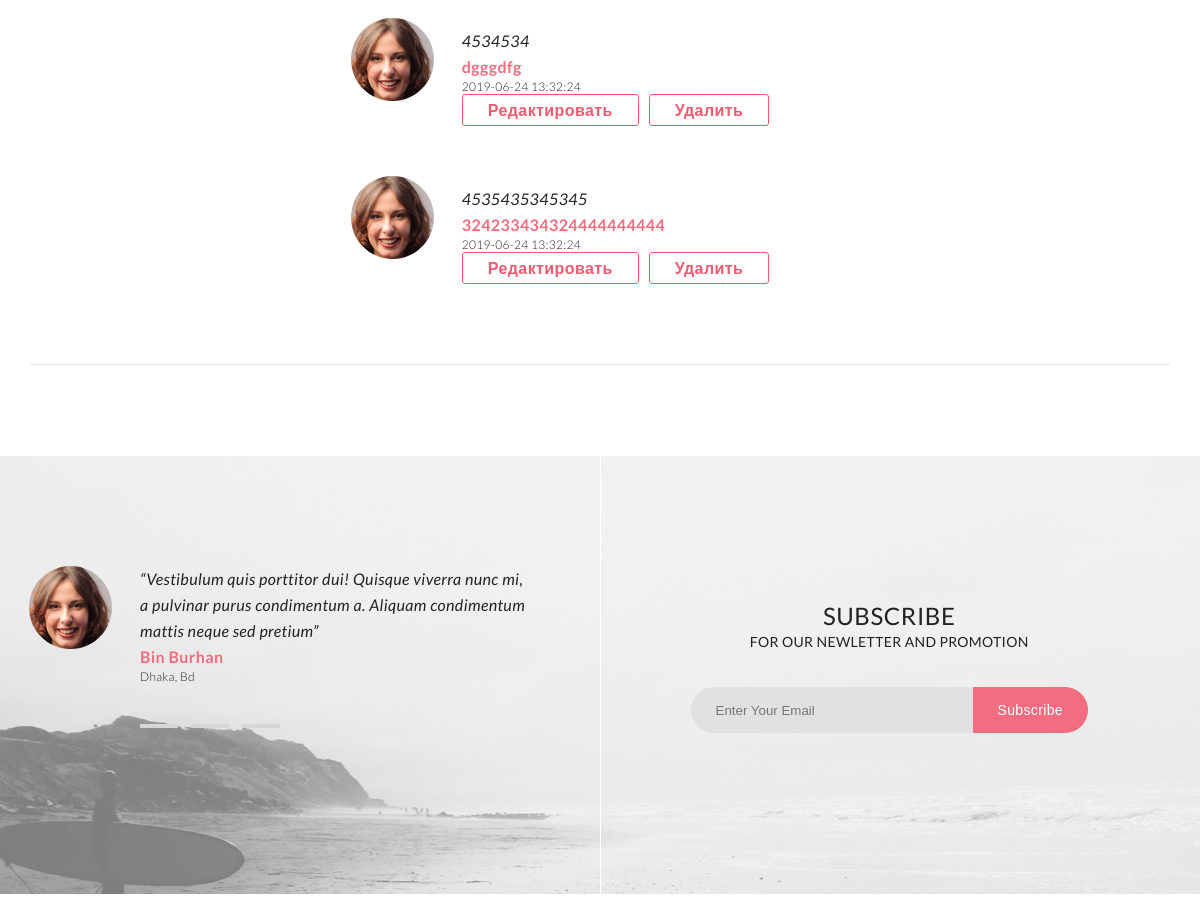
/about_us/ (middle part), run on an earlier commit of the app's database.
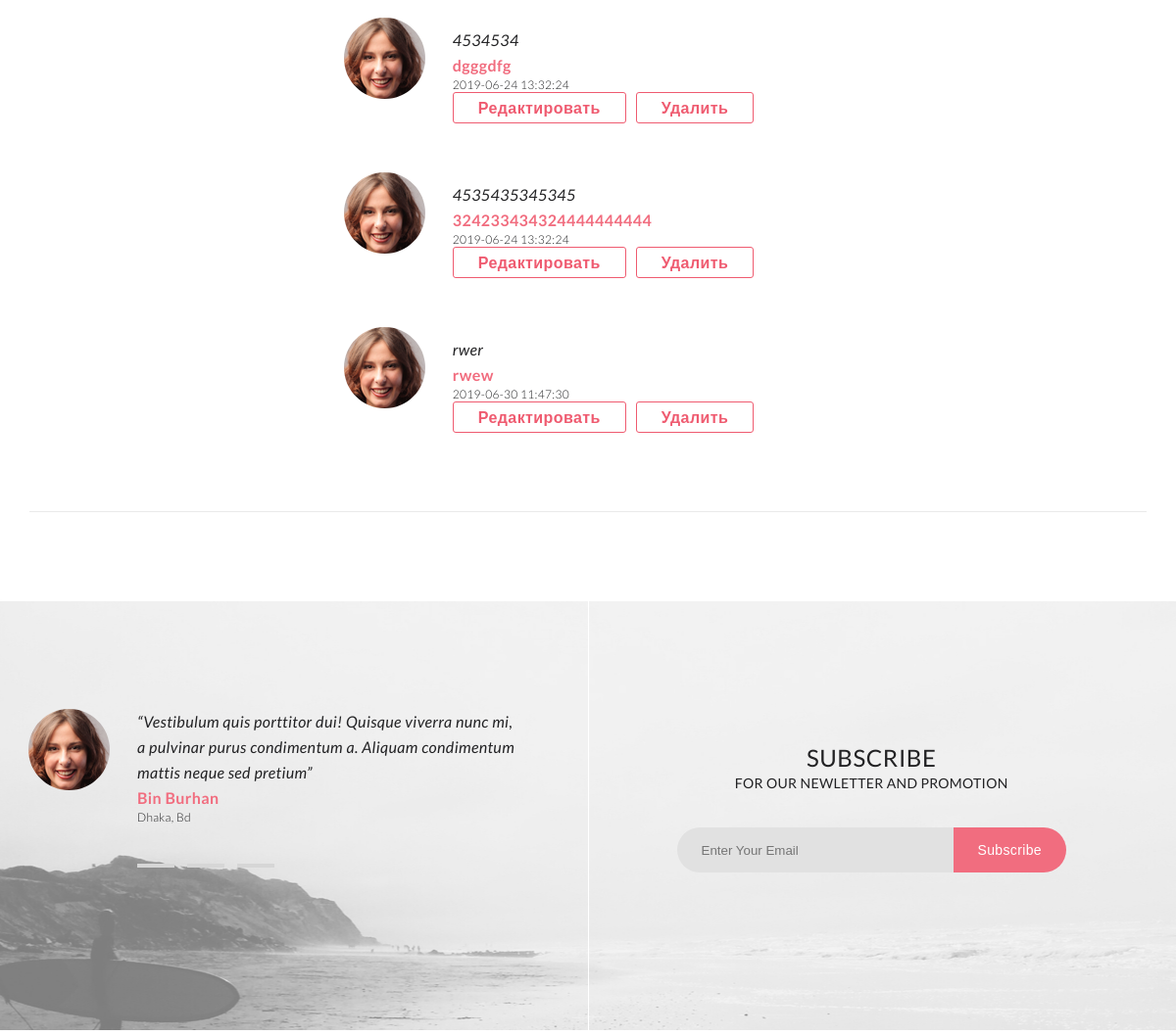
And on a later commit of the database.
### tables this page shows
CREATE TABLE `comments` (
  `id_product` int(11) DEFAULT NULL,
  `id` int(11) NOT NULL,
  `text` varchar(200) NOT NULL,
  `name` varchar(45) NOT NULL,
  `date` datetime DEFAULT NULL,
  `email` varchar(45) DEFAULT NULL
);

### engine/db.php (called while the page is built, shortened)
<?php
function getDB()
{
    static $sqlConnect = null;
    if (is_null($sqlConnect)) {
        $sqlConnect = @mysqli_connect(HOST, USER, PASSWORD, DATABASE)
            or die("Ошибка соединения с БД" . mysqli_connect_error());
    }
    return $sqlConnect;
}
function getArrayDB($query) {
    $link = getDB();
    $result = @mysqli_query($link, $query) or die(mysqli_error($link));
    $result_array = [];
    foreach ($result as $row) {
        $result_array[] = $row;
    }
    return $result_array;
}

### engine/comments.php (called while the page is built, shortened)
<?php
function getListComments()
{
    return getArrayDB("SELECT * FROM `comments`");
}

### engine/controller.php (called while the page is built, shortened)
<?php
function getParamsTemplate($page)
{
    switch ($page) {
        case 'header':
            $paramsTemplate = [
                'countCart' => countCart(),
                'myEmail' => getUser(),
            ];
            break;
        case 'about_us':
            $paramsTemplate = [
                'title' => 'ABOUT US',
                'commentsList' => getListComments(),
                'messageComment' => messageComment(),
                'selectedComment' => editComment(),
            ];
            break;
    }
    return $paramsTemplate;
}

### templates/about_us.php (the view, shortened to what this page needs)
<main class="about_us_page">
    <section class="comments">
        <? foreach ($commentsList as $comment) : ?>
            <div>
                <article class="comment">
                    <?= $comment['text'] ?>
                    <br>
                    <address>
                        <?= $comment['name'] ?>
                        <p><?= $comment['date'] ?></p>
                    </address>
                    <div class="buttons">
                        <a href="?action=edit&message=edit&id=<?= $comment['id'] ?>">Редактировать</a>
                        <a href="?action=delete&id=<?= $comment['id'] ?>">Удалить</a>
                    </div>
                </article>
            </div>
        <? endforeach; ?>
    </section>
</main>

What changed in the data, as far as the page shows it:
added comments: text "rwer", name "rwew", date "2019-06-30 11:47:30"
